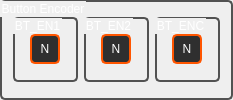
         <widget class="QGroupBox" name="groupBox_82">
          <property name="maximumSize">
           <size>
            <width>250</width>
            <height>150</height>
           </size>
          </property>
          <property name="styleSheet">
           <string notr="true">QGroupBox  {
	color: white;
	border-style: solid;	
	border-width:2px; 
	border-color:	rgb(82,82,82);
	border-radius:5px;
}
</string>
          </property>
          <property name="title">
           <string>Button Encoder</string>
          </property>
          <layout class="QHBoxLayout" name="horizontalLayout_4">
           <item>
            <widget class="QGroupBox" name="groupBox_48">
             <property name="minimumSize">
              <size>
               <width>65</width>
               <height>65</height>
              </size>
             </property>
             <property name="maximumSize">
              <size>
               <width>65</width>
               <height>65</height>
              </size>
             </property>
             <property name="styleSheet">
              <string notr="true">QGroupBox  {
	color: white;
	border-style: solid;	
	border-width:2px; 
	border-color:	rgb(82,82,82);
	border-radius:5px;
}
</string>
             </property>
             <property name="title">
              <string>BT_EN1</string>
             </property>
             <layout class="QGridLayout" name="gridLayout_51">
              <item row="0" column="0">
               <widget class="QPushButton" name="Pin_Button_35">
                <property name="enabled">
                 <bool>true</bool>
                </property>
                <property name="minimumSize">
                 <size>
                  <width>30</width>
                  <height>30</height>
                 </size>
                </property>
                <property name="maximumSize">
                 <size>
                  <width>30</width>
                  <height>30</height>
                 </size>
                </property>
                <property name="font">
                 <font>
                  <pointsize>9</pointsize>
                 </font>
                </property>
                <property name="styleSheet">
                 <string notr="true">QPushButton {
background-color:rgb(47, 47, 47);
color: rgb(255, 255, 255);
border-style: solid;
border-radius:5px;
border-width:2px; 
border-color:rgb(255, 85, 0);
}
QPushButton:hover {
border-width:3px; 
border-color:rgb(255, 115, 30);
}
QPushButton:pressed {
background-color:rgb(255, 115, 30);
border-color: rgb(255, 195, 110);
border-width: 4px;     
}
QPushButton:disabled{
background-color: rgb(255, 149, 62);
color: rgb(83, 83, 83);
border-color:rgb(83, 83, 83);
}

</string>
                </property>
                <property name="text">
                 <string>N</string>
                </property>
               </widget>
              </item>
             </layout>
            </widget>
           </item>
           <item>
            <widget class="QGroupBox" name="groupBox_63">
             <property name="minimumSize">
              <size>
               <width>65</width>
               <height>65</height>
              </size>
             </property>
             <property name="maximumSize">
              <size>
               <width>65</width>
               <height>65</height>
              </size>
             </property>
             <property name="styleSheet">
              <string notr="true">QGroupBox  {
	color: white;
	border-style: solid;	
	border-width:2px; 
	border-color:	rgb(82,82,82);
	border-radius:5px;
}
</string>
             </property>
             <property name="title">
              <string>BT_EN2</string>
             </property>
             <layout class="QGridLayout" name="gridLayout_66">
              <item row="0" column="0">
               <widget class="QPushButton" name="Pin_Button_36">
                <property name="enabled">
                 <bool>true</bool>
                </property>
                <property name="minimumSize">
                 <size>
                  <width>30</width>
                  <height>30</height>
                 </size>
                </property>
                <property name="maximumSize">
                 <size>
                  <width>30</width>
                  <height>30</height>
                 </size>
                </property>
                <property name="font">
                 <font>
                  <pointsize>9</pointsize>
                 </font>
                </property>
                <property name="styleSheet">
                 <string notr="true">QPushButton {
background-color:rgb(47, 47, 47);
color: rgb(255, 255, 255);
border-style: solid;
border-radius:5px;
border-width:2px; 
border-color:rgb(255, 85, 0);
}
QPushButton:hover {
border-width:3px; 
border-color:rgb(255, 115, 30);
}
QPushButton:pressed {
background-color:rgb(255, 115, 30);
border-color: rgb(255, 195, 110);
border-width: 4px;     
}
QPushButton:disabled{
background-color: rgb(255, 149, 62);
color: rgb(83, 83, 83);
border-color:rgb(83, 83, 83);
}

</string>
                </property>
                <property name="text">
                 <string>N</string>
                </property>
               </widget>
              </item>
             </layout>
            </widget>
           </item>
           <item>
            <widget class="QGroupBox" name="groupBox_52">
             <property name="minimumSize">
              <size>
               <width>65</width>
               <height>65</height>
              </size>
             </property>
             <property name="maximumSize">
              <size>
               <width>65</width>
               <height>65</height>
              </size>
             </property>
             <property name="styleSheet">
              <string notr="true">QGroupBox  {
	color: white;
	border-style: solid;	
	border-width:2px; 
	border-color:	rgb(82,82,82);
	border-radius:5px;
}
</string>
             </property>
             <property name="title">
              <string>BT_ENC</string>
             </property>
             <layout class="QGridLayout" name="gridLayout_55">
              <item row="0" column="0">
               <widget class="QPushButton" name="Pin_Button_37">
                <property name="enabled">
                 <bool>true</bool>
                </property>
                <property name="minimumSize">
                 <size>
                  <width>30</width>
                  <height>30</height>
                 </size>
                </property>
                <property name="maximumSize">
                 <size>
                  <width>30</width>
                  <height>30</height>
                 </size>
                </property>
                <property name="font">
                 <font>
                  <pointsize>9</pointsize>
                 </font>
                </property>
                <property name="styleSheet">
                 <string notr="true">QPushButton {
background-color:rgb(47, 47, 47);
color: rgb(255, 255, 255);
border-style: solid;
border-radius:5px;
border-width:2px; 
border-color:rgb(255, 85, 0);
}
QPushButton:hover {
border-width:3px; 
border-color:rgb(255, 115, 30);
}
QPushButton:pressed {
background-color:rgb(255, 115, 30);
border-color: rgb(255, 195, 110);
border-width: 4px;     
}
QPushButton:disabled{
background-color: rgb(255, 149, 62);
color: rgb(83, 83, 83);
border-color:rgb(83, 83, 83);
}

</string>
                </property>
                <property name="text">
                 <string>N</string>
                </property>
               </widget>
              </item>
             </layout>
            </widget>
           </item>
          </layout>
         </widget>
